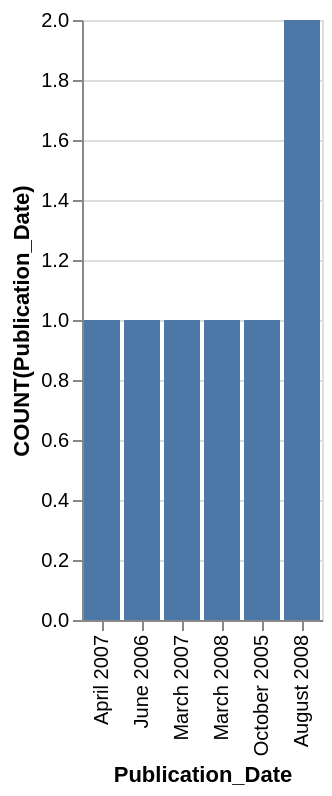

The Vega-Lite source for this figure:
### Vega-Lite specification from a JSON file in a GitHub repository (floating-point values rounded to 4 significant figures)
{"data": {"values": [{"x_data": "April 2007", "y_data": 1}, {"x_data": "August 2008", "y_data": 2}, {"x_data": "June 2006", "y_data": 1}, {"x_data": "March 2007", "y_data": 1}, {"x_data": "March 2008", "y_data": 1}, {"x_data": "October 2005", "y_data": 1}]}, "mark": "bar", "encoding": {"x": {"field": "x_data", "type": "nominal", "title": "Publication_Date", "sort": {"op": "sum", "field": "y_data", "order": "ascending"}}, "y": {"field": "y_data", "type": "quantitative", "title": "COUNT(Publication_Date)"}}}
